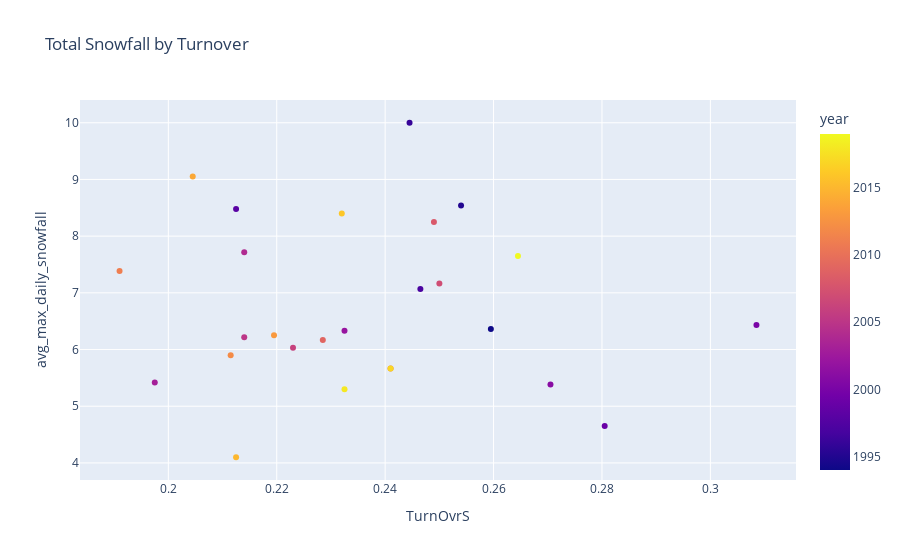

The cell this chart's notebook holds for it:
### Markdown cell above
Again, while these data appear to have a slight more defined correlaiton, there does not seem to be a significant correlation.

### Code cell
fig2 = px.scatter(emp_snow_df, x="TurnOvrS", y="avg_max_daily_snowfall", color="year", title="Total Snowfall by Turnover")
fig2.show()

### Figure 1 — Plotly figure (JSON) as saved in the notebook; plotly's stock layout.template omitted (floating-point values rounded to 4 significant figures)
{"data": [{"hovertemplate": "TurnOvrS=%{x}<br>avg_max_daily_snowfall=%{y}<br>year=%{marker.color}<extra></extra>", "legendgroup": "", "marker": {"color": [1994, 1995, 1996, 1997, 1998, 1999, 2000, 2001, 2002, 2003, 2004, 2005, 2006, 2007, 2008, 2009, 2010, 2011, 2012, 2013, 2014, 2015, 2016, 2017, 2018, 2019], "coloraxis": "coloraxis", "symbol": "circle"}, "mode": "markers", "name": "", "orientation": "v", "showlegend": false, "type": "scatter", "x": [0.2595, 0.254, 0.2445, 0.2465, 0.2125, 0.2805, 0.3085, 0.2705, 0.2325, 0.1975, 0.214, 0.214, 0.223, 0.25, 0.249, 0.2285, 0.241, 0.191, 0.2115, 0.2195, 0.2045, 0.2125, 0.232, 0.241, 0.2325, 0.2645], "xaxis": "x", "y": [6.36, 8.54, 10, 7.067, 8.48, 4.65, 6.433, 5.383, 6.333, 5.417, 7.717, 6.217, 6.033, 7.167, 8.25, 6.167, 5.667, 7.383, 5.9, 6.25, 9.05, 4.1, 8.4, 5.667, 5.3, 7.65], "yaxis": "y"}], "layout": {"coloraxis": {"colorbar": {"title": {"text": "year"}}, "colorscale": [[0, "#0d0887"], [0.1111, "#46039f"], [0.2222, "#7201a8"], [0.3333, "#9c179e"], [0.4444, "#bd3786"], [0.5556, "#d8576b"], [0.6667, "#ed7953"], [0.7778, "#fb9f3a"], [0.8889, "#fdca26"], [1, "#f0f921"]]}, "legend": {"tracegroupgap": 0}, "title": {"text": "Total Snowfall by Turnover"}, "xaxis": {"anchor": "y", "domain": [0, 1], "title": {"text": "TurnOvrS"}}, "yaxis": {"anchor": "x", "domain": [0, 1], "title": {"text": "avg_max_daily_snowfall"}}}}
